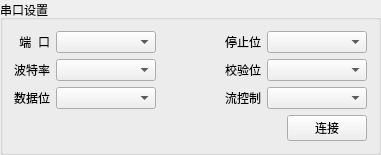
       <widget class="QGroupBox" name="groupBox">
        <property name="sizePolicy">
         <sizepolicy hsizetype="Preferred" vsizetype="Preferred">
          <horstretch>1</horstretch>
          <verstretch>1</verstretch>
         </sizepolicy>
        </property>
        <property name="title">
         <string>串口设置</string>
        </property>
        <layout class="QGridLayout" name="gridLayout">
         <item row="0" column="0">
          <layout class="QHBoxLayout" name="horizontalLayout">
           <item>
            <widget class="QLabel" name="label_port">
             <property name="sizePolicy">
              <sizepolicy hsizetype="Preferred" vsizetype="Preferred">
               <horstretch>0</horstretch>
               <verstretch>0</verstretch>
              </sizepolicy>
             </property>
             <property name="text">
              <string>端  口</string>
             </property>
             <property name="alignment">
              <set>Qt::AlignRight|Qt::AlignTrailing|Qt::AlignVCenter</set>
             </property>
            </widget>
           </item>
           <item>
            <widget class="QComboBox" name="comboBox_port">
             <property name="sizePolicy">
              <sizepolicy hsizetype="Preferred" vsizetype="Fixed">
               <horstretch>0</horstretch>
               <verstretch>0</verstretch>
              </sizepolicy>
             </property>
             <property name="minimumSize">
              <size>
               <width>100</width>
               <height>0</height>
              </size>
             </property>
             <property name="maximumSize">
              <size>
               <width>100</width>
               <height>16777215</height>
              </size>
             </property>
            </widget>
           </item>
          </layout>
         </item>
         <item row="0" column="1" colspan="2">
          <layout class="QHBoxLayout" name="horizontalLayout_4">
           <item>
            <widget class="QLabel" name="label_stopBit">
             <property name="text">
              <string>停止位</string>
             </property>
             <property name="alignment">
              <set>Qt::AlignRight|Qt::AlignTrailing|Qt::AlignVCenter</set>
             </property>
            </widget>
           </item>
           <item>
            <widget class="QComboBox" name="comboBox_stopBit">
             <property name="minimumSize">
              <size>
               <width>100</width>
               <height>0</height>
              </size>
             </property>
             <property name="maximumSize">
              <size>
               <width>100</width>
               <height>16777215</height>
              </size>
             </property>
            </widget>
           </item>
          </layout>
         </item>
         <item row="1" column="0">
          <layout class="QHBoxLayout" name="horizontalLayout_2">
           <item>
            <widget class="QLabel" name="label_baud">
             <property name="text">
              <string>波特率</string>
             </property>
             <property name="alignment">
              <set>Qt::AlignRight|Qt::AlignTrailing|Qt::AlignVCenter</set>
             </property>
            </widget>
           </item>
           <item>
            <widget class="QComboBox" name="comboBox_baud">
             <property name="minimumSize">
              <size>
               <width>100</width>
               <height>0</height>
              </size>
             </property>
             <property name="maximumSize">
              <size>
               <width>100</width>
               <height>16777215</height>
              </size>
             </property>
            </widget>
           </item>
          </layout>
         </item>
         <item row="1" column="1" colspan="2">
          <layout class="QHBoxLayout" name="horizontalLayout_5">
           <item>
            <widget class="QLabel" name="label_parityBit">
             <property name="text">
              <string>校验位</string>
             </property>
             <property name="alignment">
              <set>Qt::AlignRight|Qt::AlignTrailing|Qt::AlignVCenter</set>
             </property>
            </widget>
           </item>
           <item>
            <widget class="QComboBox" name="comboBox_parityBit">
             <property name="minimumSize">
              <size>
               <width>100</width>
               <height>0</height>
              </size>
             </property>
             <property name="maximumSize">
              <size>
               <width>100</width>
               <height>16777215</height>
              </size>
             </property>
            </widget>
           </item>
          </layout>
         </item>
         <item row="2" column="0">
          <layout class="QHBoxLayout" name="horizontalLayout_3">
           <item>
            <widget class="QLabel" name="label_dataBit">
             <property name="text">
              <string>数据位</string>
             </property>
             <property name="alignment">
              <set>Qt::AlignRight|Qt::AlignTrailing|Qt::AlignVCenter</set>
             </property>
            </widget>
           </item>
           <item>
            <widget class="QComboBox" name="comboBox_dataBit">
             <property name="minimumSize">
              <size>
               <width>100</width>
               <height>0</height>
              </size>
             </property>
             <property name="maximumSize">
              <size>
               <width>100</width>
               <height>16777215</height>
              </size>
             </property>
            </widget>
           </item>
          </layout>
         </item>
         <item row="2" column="1" colspan="2">
          <layout class="QHBoxLayout" name="horizontalLayout_6">
           <item>
            <widget class="QLabel" name="label_flowControl">
             <property name="text">
              <string>流控制</string>
             </property>
             <property name="alignment">
              <set>Qt::AlignRight|Qt::AlignTrailing|Qt::AlignVCenter</set>
             </property>
            </widget>
           </item>
           <item>
            <widget class="QComboBox" name="comboBox_flowControl">
             <property name="minimumSize">
              <size>
               <width>100</width>
               <height>0</height>
              </size>
             </property>
             <property name="maximumSize">
              <size>
               <width>100</width>
               <height>16777215</height>
              </size>
             </property>
            </widget>
           </item>
          </layout>
         </item>
         <item row="3" column="0" colspan="2">
          <spacer name="horizontalSpacer">
           <property name="orientation">
            <enum>Qt::Horizontal</enum>
           </property>
           <property name="sizeHint" stdset="0">
            <size>
             <width>267</width>
             <height>20</height>
            </size>
           </property>
          </spacer>
         </item>
         <item row="3" column="2">
          <widget class="QPushButton" name="btnConnect">
           <property name="sizePolicy">
            <sizepolicy hsizetype="Fixed" vsizetype="Fixed">
             <horstretch>0</horstretch>
             <verstretch>0</verstretch>
            </sizepolicy>
           </property>
           <property name="text">
            <string>连接</string>
           </property>
          </widget>
         </item>
        </layout>
       </widget>
